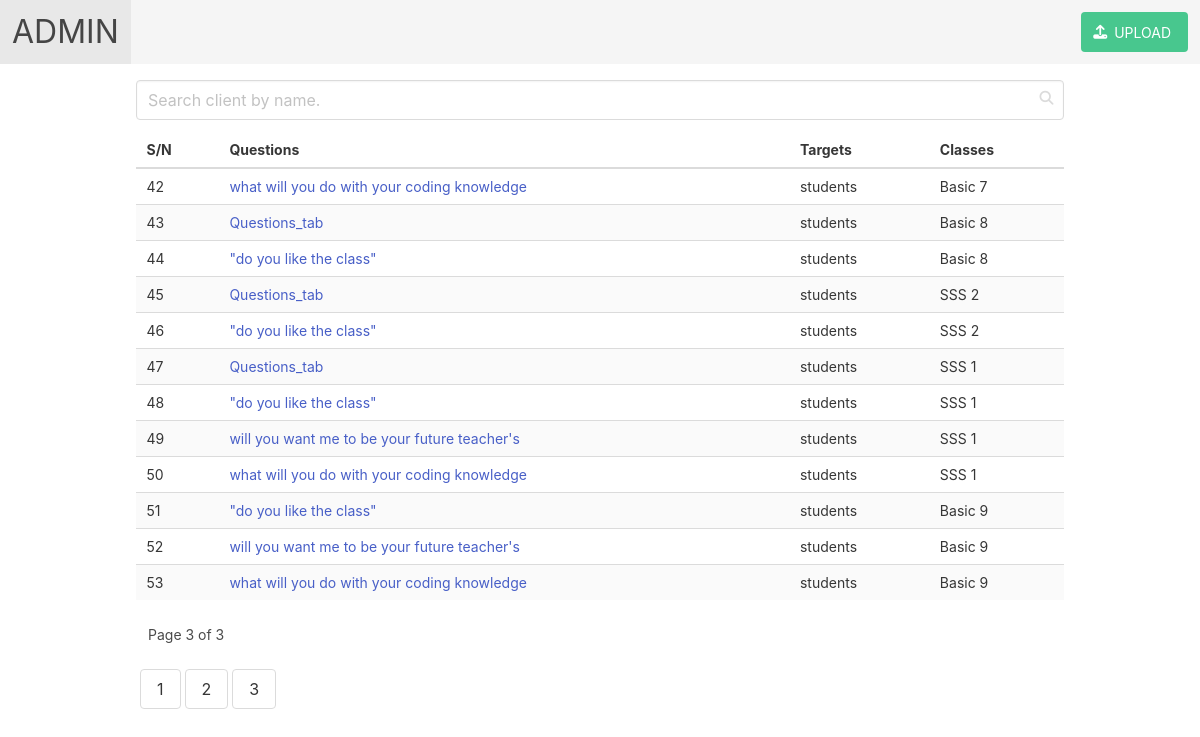
The page /server/admin.php?page=3 on the database its author committed.
### tables this page shows
CREATE TABLE `questions` (
  `id` bigint NOT NULL AUTO_INCREMENT,
  `question_tab` varchar(200) NOT NULL,
  `targets_id` int DEFAULT NULL,
  `classes_id` int DEFAULT NULL,
  `date_created` timestamp NULL DEFAULT CURRENT_TIMESTAMP,
  `date_updated` timestamp NULL DEFAULT NULL ON UPDATE CURRENT_TIMESTAMP,
  PRIMARY KEY (`id`),
  KEY `fk_targets` (`targets_id`),
  KEY `fk_classes` (`classes_id`),
  CONSTRAINT `questions_ibfk_1` FOREIGN KEY (`targets_id`) REFERENCES `targets` (`id`) ON UPDATE CASCADE,
  CONSTRAINT `questions_ibfk_2` FOREIGN KEY (`classes_id`) REFERENCES `classes` (`id`) ON UPDATE CASCADE
);

### server/getQuestions.php (called while the page is built, shortened)
<?php
    require 'db.php';
    require 'renderer.php';
    $db = new DbHandlers();
    $dl = new renderer();
    function getQuestions(int $NumRow = 20, int $page = 1) {
        global $db, $dl;
        $offset = ($page - 1) * $NumRow;
        $count_query = "select count(*) from questions";
        $query = "select * from questions limit $NumRow offset $offset";
        $data = $db->getRowAssoc($query);
        $count = $db->getRows($count_query)[0][0];
        return [$dl->render('json', $data, null), $count];
    }

### server/db.php (called while the page is built, shortened)
<?php
class DbHandlers
{
    private $conn;
    private function do_conn()
    {
        try {
            $this->conn = new PDO("mysql:host=localhost;dbname=survey", "root", "Tope1234$");
            $this->conn->setAttribute(PDO::ATTR_ERRMODE, PDO::ERRMODE_EXCEPTION);
        } catch (PDOException $e) {
            $this->errLine = $e->getLine();
            $this->errFile = $e->getFile();
            $this->errMsg = $e->getMessage();
            $this->errorLogg();
        }
    }
    public function getRows($q)
    {
        $this->inQuery = $q;
        $stmt = $this->conn->prepare($this->inQuery);
        $stmt->execute();
        $this->tableRow = $stmt->fetchAll(PDO::FETCH_NUM);
        return $this->tableRow;
    }
    public function getRowAssoc($q)
    {
        $this->inQuery = $q;
        $stmt = $this->conn->prepare($this->inQuery);
        $stmt->execute();
        $this->tableAssoc = $stmt->fetchAll(PDO::FETCH_ASSOC);
        return $this->tableAssoc;
    }
}

### server/renderer.php (called while the page is built, shortened)
<?php
class renderer{
	public function render($format,$data,$options=null)
	{
		if(is_null($format))
		{
			$lg = new log();
			$lg->RaiseError('format','Please specify a format!');
		}
		else
		{
			$localMethod = "Render".strtoUpper($format);
			if(is_null($data))
			{
				$lg2 = new log();
				$lg2->RaiseError('data','Data must not be null');
			}
			else
			{
				return $this->$localMethod($data);
			}
		}
	}
	private function RenderJSON($d)
	{
		return  json_encode($d);
	}
}

### server/admin.php (the view, shortened to what this page needs)
<!DOCTYPE html>
<html lang="en">
<head>
    <link rel="stylesheet" href="css/bulma.min.css">
    <link rel="stylesheet" href="https://cdn.jsdelivr.net/npm/bulma@0.9.1/css/bulma.min.css">
</head>
<body>
    <?php
        require 'getQuestions.php';
        $page = $_GET['page'] ?? 1;
        $perPage = 20;
        $customers = getQuestions($perPage, $page);
        $clients = json_decode($customers[0]);
        $total = (int)$customers[1];
    ?>
    <nav class="navbar is-light">
        <div class="navbar-brand">
            <a class="navbar-item" href="admin.php">
                <h1 style="font-size: xx-large;">ADMIN</h1>
            </a>
        </div>
        <div id="navbarExampleTransparentExample" class="navbar-menu">
            <div class="navbar-end">
                <div class="navbar-item">
                    <div class="field is-grouped">
                        <p class="control">
                            <a class="button is-success" href="upload.php">
                                <span class="icon">
                                    <i class="fas fa-upload"></i>
                                </span>
                                <span>UPLOAD</span>
                            </a>
                        </p>
                    </div>
                </div>
            </div>
        </div>
    </nav>
    <div class="container p-4">
    <div class="field">
        <div class="control has-icons-right">
            <input id="myInput" name="myInput" onkeyup="doSearch();" class="input" type="text" placeholder="Search client by name.">
            <span class="icon is-small is-right">
            </span>
        </div>
    </div>
    <div class="table-container">
        <table id="myTable" name="myTable" class="table is-striped is-hoverable is-fullwidth">
            <thead>
                <tr>
                    <th>S/N</th>
                    <th>Questions</th>
                    <th>Targets</th>
                    <th>Classes</th>
                </tr>
            </thead>
            <tbody>
                <?php
                foreach($clients as $client) {
                    ?>
                    <tr>
                        <td style="text-align: centre;"><?php echo $client->id; ?></td>
                        <td><a href="question.php?page=<?php echo $client->id; ?>"><?php echo $client->question_tab; ?></a></td>
                        <td>
                            <?php
                                if ($client->targets_id == 1){
                                    echo "students";
                                }
                                else {
                                    echo "Educators";
                                }
                            ?>
                        </td>
                        <td>
                            <?php
                                switch ($client->classes_id) {
                                    case "1" :
                                        echo "Basic 7";
                                        break;
                                    case "2" :
                                        echo "Basic 8";
                                        break;
                                    case "3" :
                                        echo "Basic 9";
                                        break;
                                    case "4" :
                                        echo "SSS 1";
                                        break;
                                    case "5" :
                                        echo "SSS 2";
                                        break;
                                }
                             ?>
                             </td>
                    </tr>
                    <?php
                }
                ?>
            </tbody>
        </table>
        <span class="pl-3">Page <?php echo $_GET['page'] ?? 1; ?> of <?php echo ceil($total/20); ?></span>
    </div>
    <div class="field is-grouped" style="overflow-x: auto;">
        <?php
            $btnNo = $total/20;
            for($t=0; $t<$btnNo; $t++) {
                ?>
                <a class="button ml-1" href="admin.php?page=<?php echo $t+1; ?>"><?php echo $t+1; ?></a>
                <?php
            }
        ?>
    </div>
    </div>
</body>
</html>

### server/admin.php (style rules this page uses)
* { font-size: 14px; }

### rows shown on the page
questions: id "42", question_tab "what will you do with your coding knowledge", shows "students", shows "Basic 7"
questions: id "43", question_tab "Questions_tab", shows "students", shows "Basic 8"
questions: id "44", question_tab "\"do you like the class\"", shows "students", shows "Basic 8"
questions: id "45", question_tab "Questions_tab", shows "students", shows "SSS 2"
questions: id "46", question_tab "\"do you like the class\"", shows "students", shows "SSS 2"
questions: id "47", question_tab "Questions_tab", shows "students", shows "SSS 1"
questions: id "48", question_tab "\"do you like the class\"", shows "students", shows "SSS 1"
questions: id "49", question_tab "will you want me to be your future teacher's", shows "students", shows "SSS 1"
questions: id "50", question_tab "what will you do with your coding knowledge", shows "students", shows "SSS 1"
questions: id "51", question_tab "\"do you like the class\"", shows "students", shows "Basic 9"
questions: id "52", question_tab "will you want me to be your future teacher's", shows "students", shows "Basic 9"
questions: id "53", question_tab "what will you do with your coding knowledge", shows "students", shows "Basic 9"

### other values the page prints
$_GET['page'] "3"
ceil($total/20) "3"
